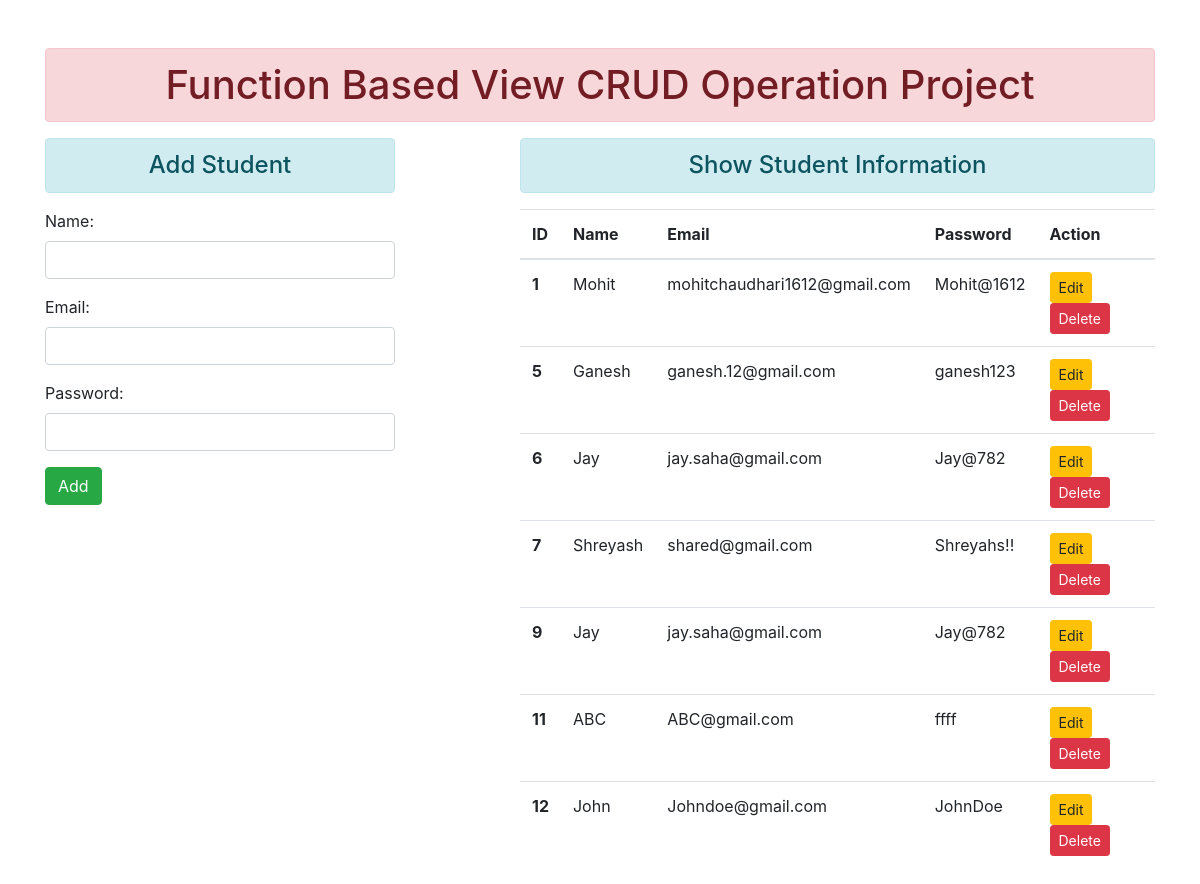
The page / on the database its author committed.
### enroll/models.py (models this page shows)
class User(models.Model):
    name=models.CharField(max_length=70)
    email=models.EmailField(max_length=100)
    password=models.CharField(max_length=100)

### enroll/views.py (the view)
# urls.py: 2. Add a URL to urlpatterns:  path('', views.home, name='home')
def home(request):
    if request.method=="POST":
        fm=StudentRegistration(request.POST)
        if fm.is_valid():
            name=request.POST['name']
            email=request.POST['email']
            password=request.POST['password']
            reg=User(name=name,email=email,password=password)
            reg.save()
    else:
        fm=StudentRegistration()
    stud=User.objects.all()
    return render(request=request,template_name="enroll/addandview.html",context={'form':fm,'student':stud})

### enroll/forms.py
class StudentRegistration(forms.ModelForm):
    class Meta:
        model=User
        fields=('name','email','password')
        widgets={
            'name':forms.TextInput(attrs={'class':'form-control'}),
            'email':forms.EmailInput(attrs={'class':'form-control'}),
            'password':forms.PasswordInput(render_value=True,attrs={'class':'form-control'}),
        }

### enroll/templates/enroll/addandview.html (shortened to what this page needs)
{% extends 'enroll/header.html' %}
{% block content %}
  <div class="row">
    <div class="col-12 col-md-4" >
      <h4 class="text-center alert alert-info">Add Student</h4>
      <form method="POST">
        {{form.as_p}}
        <button type="submit" class="btn btn-success">Add</button>
      </form>
    </div>
    <div class="col-12 col-md-7 offset-1">
      <h4 class="text-center alert alert-info">Show Student Information</h4>
      {% if student%}
      <table class="table table-hover">
        <thead>
          <tr>
            <th scope="col">ID</th>
            <th scope="col">Name</th>
            <th scope="col">Email</th>
            <th scope="col">Password</th>
            <th scope="col">Action</th>
          </tr>
        </thead>
        <tbody>
          {% for st in student%}
          <tr>
            <th scope="row">{{st.id}}</th>
            <td>{{st.name}}</td>
            <td>{{st.email}}</td>
            <td>{{st.password}}</td>
            <td>
              <a href="{% url 'updatedata' st.id %}" type="button" class="btn btn-warning btn-sm">Edit</a>
              <form action="{% url "deletedata" st.id %}" method="post" class="d-inline">
                <input type="submit" class="btn btn-danger btn-sm" value="Delete">
              </form>
            </td>
          </tr>
          {%endfor%}
        </tbody>
      </table>
      {%else%}
      <h4 class="text-center alert alert-info">Show Student Information</h4>
      {% endif%}
    </div>
  </div>
{%endblock%}

### enroll/templates/enroll/header.html (shortened to what this page needs)
<!doctype html>
{%load static%}
<html lang="en">
  <head>
    <link rel="stylesheet" href="https://maxcdn.bootstrapcdn.com/bootstrap/4.0.0/css/bootstrap.min.css">
  </head>
  <body>
    <div class="container mt-5">
      <h1 class="text-center alert alert-danger">Function Based View CRUD Operation Project</h1>
      {%block content %}{%endblock%}
    </div>
  </body>
</html>

### rows shown on the page
User: id "1", name "Mohit", email "mohitchaudhari1612@gmail.com", password "Mohit@1612"
User: id "5", name "Ganesh", email "ganesh.12@gmail.com", password "ganesh123"
User: id "6", name "Jay", email "jay.saha@gmail.com", password "Jay@782"
User: id "7", name "Shreyash", email "shared@gmail.com", password "Shreyahs!!"
User: id "9", name "Jay", email "jay.saha@gmail.com", password "Jay@782"
User: id "11", name "ABC", email "ABC@gmail.com", password "ffff"
User: id "12", name "John", email "Johndoe@gmail.com", password "JohnDoe"
